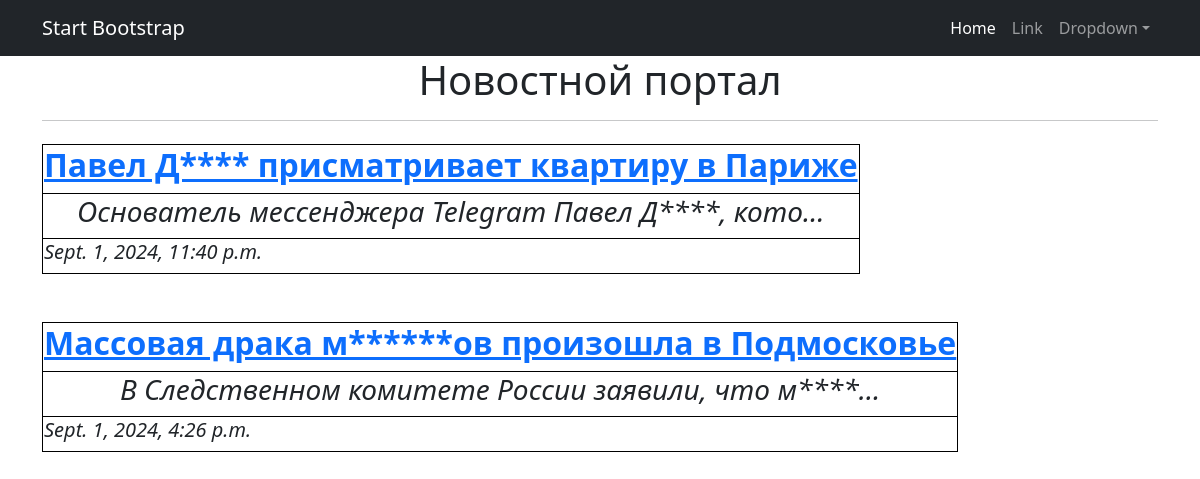
Page /news/ on the committed database.
### newsboardapp/models.py (models this page shows, shortened)
class Post(models.Model):
    author = models.ForeignKey(Author, on_delete=models.CASCADE, default=1)
    rating = models.IntegerField(null=True, blank=True, default=0)
    caption = models.CharField(null=True, max_length=64)
    text = models.CharField(null=True, max_length=1024)
    datetime = models.DateTimeField(auto_now_add=True)
    type = models.CharField(max_length=2,
                                choices=TYPE,
                                default=post)

class CensorWords(models.Model):
    name = models.CharField(null=True, max_length=64, unique=True)

### newsboardapp/views.py (the view)
# urls.py: path('', PostList.as_view()),
class PostList(ListView):
    model = Post
    ordering = 'datetime'
    template_name = 'News.html'
    context_object_name = 'news'
    def get_context_data(self, **kwargs):
        context = super().get_context_data(**kwargs)
        context['time_now'] = datetime.utcnow()
        return context

### newsboardapp/templatetags/custom_filters.py (called while the page is built)
@register.filter()
def censor(value):
   if type('Hello, world!') is str:
      result = value
      for nword in CensorWords.objects.filter():
         result = result.replace(nword.name, nword.name[0]+'*'*(len(nword.name)-1) )
      return result
   else:
      return value

### templates/News.html (shortened to what this page needs)
{% extends 'flatpages/default.html' %}
{% load custom_filters %}
{% block content %}
<h1>Новостной портал</h1>
<hr size="10">
{% if news %}
{% for post in news %}
<table>
    <tr>
        <td><a href="/news/{{ post.id }}"><h2 align="left"><b>{{ post.caption|censor }}</b></h2></a></td>
    </tr>
    <tr>
        <td><h3 ><i>{{ post.text|censor|truncatechars:50 }}</i></h3></td>
    </tr>
    <tr>
        <td><h5 align="left"><i>{{ post.datetime|default_if_none:time_now }}</i></h5></td>
    </tr>
</table>
<br>
<br>
{% endfor %}
{% else %}
<h2>Странно , видимо ничего непроисходит ....</h2>
{% endif %}
{% endblock content %}

### templates/flatpages/default.html (shortened to what this page needs)
<!DOCTYPE html>
<html lang="en">
<head>
    {% load static %}
    <link href="{% static 'css/styles.css' %}" rel="stylesheet"/>
</head>
<body>
<nav class="navbar navbar-expand-lg navbar-dark bg-dark">
    <div class="container">
        <a class="navbar-brand" href="#">Start Bootstrap</a>
        <div class="collapse navbar-collapse" id="navbarSupportedContent">
            <ul class="navbar-nav ms-auto mb-2 mb-lg-0">
                <li class="nav-item"><a class="nav-link active" aria-current="page" href="#">Home</a></li>
                <li class="nav-item"><a class="nav-link" href="#">Link</a></li>
                <li class="nav-item dropdown">
                    <a class="nav-link dropdown-toggle" id="navbarDropdown" href="#" role="button"
                       data-bs-toggle="dropdown" aria-expanded="false">Dropdown</a>
                </li>
            </ul>
        </div>
    </div>
</nav>
<div class="container">
    <div class="row">
        <div class="col-lg-12 text-center">
            {% block content %}
            {% endblock content %}
        </div>
    </div>
</div>
</body>
</html>

### templates/News.html (style rules this page uses)
table, th, td { border: 1px solid black; }

### rows in the picture
Post: caption|censor "Павел Д**** присматривает квартиру в Париже", text|censor "Основатель мессенджера Telegram Павел Д****, кото…", datetime "Sept. 1, 2024, 11:40 p.m."
Post: caption|censor "Массовая драка м******ов произошла в Подмосковье", text|censor "В Следственном комитете России заявили, что м****…", datetime "Sept. 1, 2024, 4:26 p.m."
